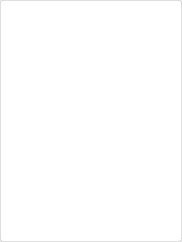
<?xml version="1.0" encoding="UTF-8"?>
<ui version="4.0">
 <class>UpgradeWidget</class>
 <widget class="QWidget" name="UpgradeWidget">
  <property name="geometry">
   <rect>
    <x>0</x>
    <y>0</y>
    <width>182</width>
    <height>242</height>
   </rect>
  </property>
  <property name="minimumSize">
   <size>
    <width>182</width>
    <height>242</height>
   </size>
  </property>
  <property name="maximumSize">
   <size>
    <width>182</width>
    <height>242</height>
   </size>
  </property>
  <property name="windowTitle">
   <string/>
  </property>
  <property name="styleSheet">
   <string notr="true">#wContainer
{
  border-radius: 3px;
  border: 1px solid;
  border-color: rgba(0, 0, 0, 0.1);
  background-color: #ffffff;
}

QPushButton
{
  border: none;
}

#lProPlan
{
  font-family: &quot;Lato&quot;;
  font-size: 16px;
  color: #333333;
}

#lPeriod
{
  font-family: &quot;Lato&quot;;
  font-size: 16px;
  color: #333333;
}

#lPrice
{
  font-family: &quot;Lato&quot;;
  color: #333333;
}

#lStorageInfo, #lBandWidthInfo
{
  font-family: &quot;Lato&quot;;
  font-size: 14px;
  color: #666666; 
}


</string>
  </property>
  <layout class="QHBoxLayout" name="horizontalLayout_4">
   <property name="spacing">
    <number>0</number>
   </property>
   <property name="leftMargin">
    <number>0</number>
   </property>
   <property name="topMargin">
    <number>0</number>
   </property>
   <property name="rightMargin">
    <number>0</number>
   </property>
   <property name="bottomMargin">
    <number>0</number>
   </property>
   <item>
    <widget class="QWidget" name="wContainer" native="true">
     <property name="minimumSize">
      <size>
       <width>182</width>
       <height>242</height>
      </size>
     </property>
     <property name="maximumSize">
      <size>
       <width>182</width>
       <height>242</height>
      </size>
     </property>
     <property name="styleSheet">
      <string notr="true"/>
     </property>
     <layout class="QVBoxLayout" name="verticalLayout_6">
      <property name="spacing">
       <number>0</number>
      </property>
      <property name="leftMargin">
       <number>0</number>
      </property>
      <property name="topMargin">
       <number>11</number>
      </property>
      <property name="rightMargin">
       <number>0</number>
      </property>
      <property name="bottomMargin">
       <number>0</number>
      </property>
      <item>
       <widget class="QLabel" name="lProPlan">
        <property name="minimumSize">
         <size>
          <width>0</width>
          <height>41</height>
         </size>
        </property>
        <property name="maximumSize">
         <size>
          <width>16777215</width>
          <height>41</height>
         </size>
        </property>
        <property name="styleSheet">
         <string notr="true">margin-top: -10px;</string>
        </property>
        <property name="text">
         <string notr="true"/>
        </property>
        <property name="alignment">
         <set>Qt::AlignCenter</set>
        </property>
       </widget>
      </item>
      <item>
       <widget class="QWidget" name="wPrice" native="true">
        <property name="minimumSize">
         <size>
          <width>0</width>
          <height>97</height>
         </size>
        </property>
        <property name="maximumSize">
         <size>
          <width>16777215</width>
          <height>97</height>
         </size>
        </property>
        <layout class="QVBoxLayout" name="verticalLayout_4">
         <property name="spacing">
          <number>45</number>
         </property>
         <property name="leftMargin">
          <number>0</number>
         </property>
         <property name="topMargin">
          <number>8</number>
         </property>
         <property name="rightMargin">
          <number>0</number>
         </property>
         <property name="bottomMargin">
          <number>20</number>
         </property>
         <item>
          <widget class="QLabel" name="lPrice">
           <property name="minimumSize">
            <size>
             <width>0</width>
             <height>50</height>
            </size>
           </property>
           <property name="maximumSize">
            <size>
             <width>16777215</width>
             <height>60</height>
            </size>
           </property>
           <property name="styleSheet">
            <string notr="true"/>
           </property>
           <property name="text">
            <string notr="true"/>
           </property>
           <property name="textFormat">
            <enum>Qt::RichText</enum>
           </property>
           <property name="alignment">
            <set>Qt::AlignCenter</set>
           </property>
          </widget>
         </item>
         <item>
          <widget class="QLabel" name="lPeriod">
           <property name="minimumSize">
            <size>
             <width>0</width>
             <height>25</height>
            </size>
           </property>
           <property name="maximumSize">
            <size>
             <width>16777215</width>
             <height>25</height>
            </size>
           </property>
           <property name="text">
            <string/>
           </property>
           <property name="alignment">
            <set>Qt::AlignCenter</set>
           </property>
          </widget>
         </item>
        </layout>
       </widget>
      </item>
      <item>
       <widget class="QWidget" name="wPlanInfo" native="true">
        <property name="minimumSize">
         <size>
          <width>0</width>
          <height>0</height>
         </size>
        </property>
        <property name="maximumSize">
         <size>
          <width>16777215</width>
          <height>16777215</height>
         </size>
        </property>
        <layout class="QVBoxLayout" name="verticalLayout">
         <property name="spacing">
          <number>6</number>
         </property>
         <property name="leftMargin">
          <number>0</number>
         </property>
         <property name="topMargin">
          <number>20</number>
         </property>
         <property name="rightMargin">
          <number>0</number>
         </property>
         <property name="bottomMargin">
          <number>24</number>
         </property>
         <item>
          <widget class="QWidget" name="widget_3" native="true">
           <property name="minimumSize">
            <size>
             <width>0</width>
             <height>25</height>
            </size>
           </property>
           <property name="maximumSize">
            <size>
             <width>16777215</width>
             <height>25</height>
            </size>
           </property>
           <layout class="QHBoxLayout" name="horizontalLayout_3">
            <property name="leftMargin">
             <number>0</number>
            </property>
            <property name="topMargin">
             <number>0</number>
            </property>
            <property name="rightMargin">
             <number>0</number>
            </property>
            <property name="bottomMargin">
             <number>0</number>
            </property>
            <item>
             <widget class="QLabel" name="lStorageInfo">
              <property name="minimumSize">
               <size>
                <width>0</width>
                <height>20</height>
               </size>
              </property>
              <property name="maximumSize">
               <size>
                <width>16777215</width>
                <height>20</height>
               </size>
              </property>
              <property name="text">
               <string notr="true"/>
              </property>
              <property name="alignment">
               <set>Qt::AlignCenter</set>
              </property>
             </widget>
            </item>
           </layout>
          </widget>
         </item>
         <item>
          <widget class="QWidget" name="widget_4" native="true">
           <property name="minimumSize">
            <size>
             <width>0</width>
             <height>20</height>
            </size>
           </property>
           <property name="maximumSize">
            <size>
             <width>16777215</width>
             <height>20</height>
            </size>
           </property>
           <layout class="QHBoxLayout" name="horizontalLayout_5">
            <property name="leftMargin">
             <number>0</number>
            </property>
            <property name="topMargin">
             <number>0</number>
            </property>
            <property name="rightMargin">
             <number>0</number>
            </property>
            <property name="bottomMargin">
             <number>0</number>
            </property>
            <item>
             <widget class="QLabel" name="lBandWidthInfo">
              <property name="minimumSize">
               <size>
                <width>0</width>
                <height>20</height>
               </size>
              </property>
              <property name="maximumSize">
               <size>
                <width>16777215</width>
                <height>20</height>
               </size>
              </property>
              <property name="text">
               <string notr="true"/>
              </property>
              <property name="alignment">
               <set>Qt::AlignCenter</set>
              </property>
             </widget>
            </item>
           </layout>
          </widget>
         </item>
        </layout>
       </widget>
      </item>
     </layout>
    </widget>
   </item>
  </layout>
 </widget>
 <resources/>
 <connections/>
</ui>
